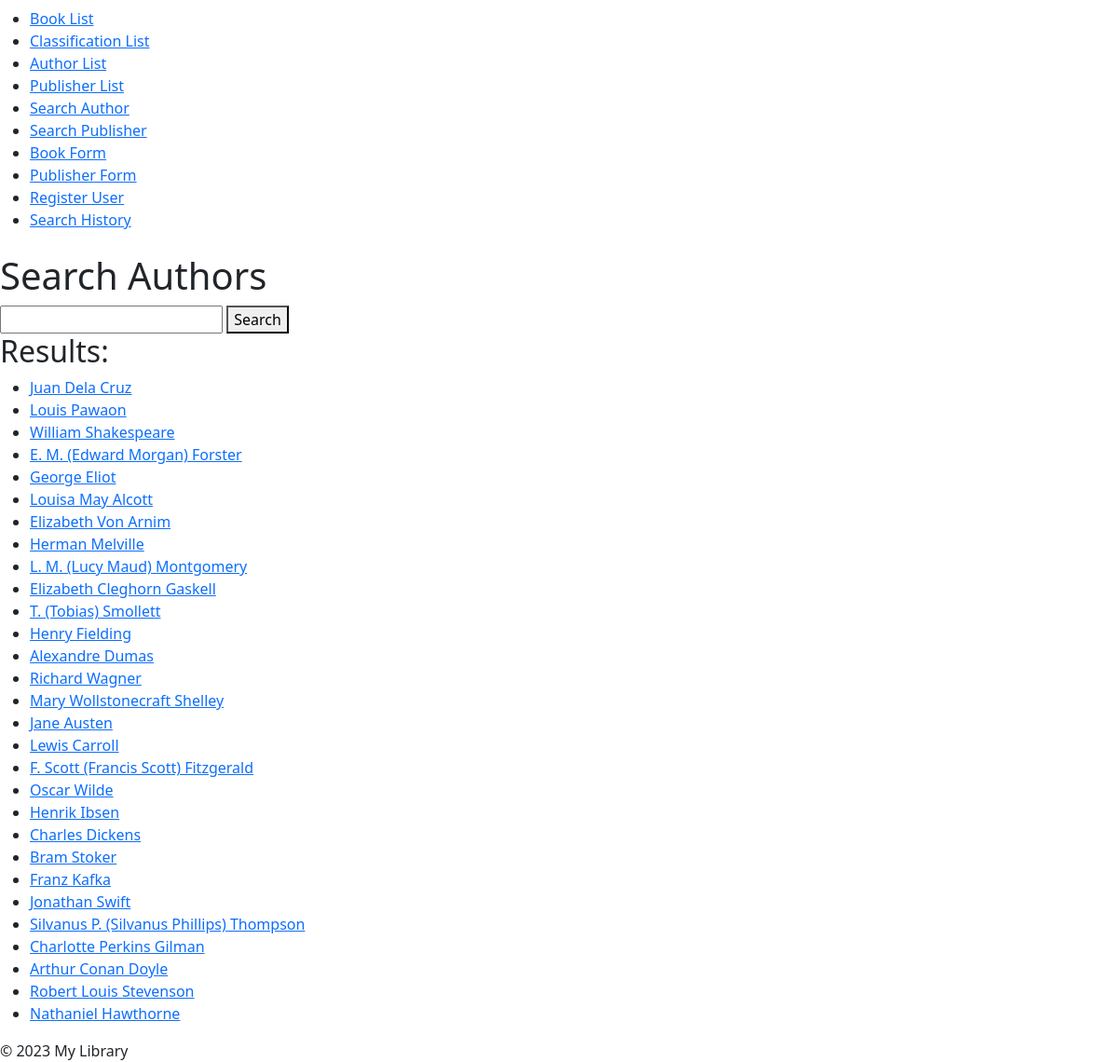
Screenshot of /authors/search/ with the database file from the repository.
### exercises/models.py (models this page shows)
class Author(models.Model):
    user = models.OneToOneField(
        User, on_delete=models.CASCADE, related_name="author", null=True
    )
    first_name = models.CharField(max_length=30)
    last_name = models.CharField(max_length=30)
    email = models.EmailField(verbose_name="e-mail", null=True)
    class Meta:
        verbose_name = _("Author")
        verbose_name_plural = _("Authors")
    def __str__(self):
        return f"{self.first_name} {self.last_name}"

### exercises/views.py (the view)
# urls.py: path("authors/search/", SearchAuthorView.as_view(), name="author_search"),
class SearchAuthorView(ListView):
    model = Author
    context_object_name = "authors"
    template_name = "author_search.html"
    def get_queryset(self):
        query = self.request.GET.get("q")
        if query:
            author_search_history = self.request.session.get(
                "author_search_history", []
            )
            author_search_history.append(query)
            self.request.session["author_search_history"] = author_search_history
            return Author.objects.filter(
                Q(first_name__contains=query) | Q(last_name__contains=query)
            )
        else:
            return Author.objects.all()

### exercises/templates/author_search.html (shortened to what this page needs)
{% extends 'base.html' %}
{% block content %}
    <h1>Search Authors</h1>
    <form method="GET" action="{% url 'author_search' %}">
        <input type="text" name="q" value="{{ request.GET.q }}">
        <button type="submit"value='Search'>Search</button>
    </form>
    {% if authors %}
        <h2>Results:</h2>
        <ul>
            {% for author in authors %}
                <li><a href="{% url 'author_detail' author.id %}">{{ author }}</a></li>
            {% endfor %}
        </ul>
    {% else %}
        <p>No authors found.</p>
    {% endif %}
{% endblock %}

### rows the page displays
Author: first_name+last_name "Juan Dela Cruz"
Author: first_name+last_name "Louis Pawaon"
Author: first_name+last_name "William Shakespeare"
Author: first_name+last_name "E. M. (Edward Morgan) Forster"
Author: first_name+last_name "George Eliot"
Author: first_name+last_name "Louisa May Alcott"
Author: first_name+last_name "Elizabeth Von Arnim"
Author: first_name+last_name "Herman Melville"
Author: first_name+last_name "L. M. (Lucy Maud) Montgomery"
Author: first_name+last_name "Elizabeth Cleghorn Gaskell"
Author: first_name+last_name "T. (Tobias) Smollett"
Author: first_name+last_name "Henry Fielding"
Author: first_name+last_name "Alexandre Dumas"
Author: first_name+last_name "Richard Wagner"
Author: first_name+last_name "Mary Wollstonecraft Shelley"
Author: first_name+last_name "Jane Austen"
Author: first_name+last_name "Lewis Carroll"
Author: first_name+last_name "F. Scott (Francis Scott) Fitzgerald"
Author: first_name+last_name "Oscar Wilde"
Author: first_name+last_name "Henrik Ibsen"
Author: first_name+last_name "Charles Dickens"
Author: first_name+last_name "Bram Stoker"
Author: first_name+last_name "Franz Kafka"
Author: first_name+last_name "Jonathan Swift"
Author: first_name+last_name "Silvanus P. (Silvanus Phillips) Thompson"
Author: first_name+last_name "Charlotte Perkins Gilman"
Author: first_name+last_name "Arthur Conan Doyle"
Author: first_name+last_name "Robert Louis Stevenson"
Author: first_name+last_name "Nathaniel Hawthorne"
